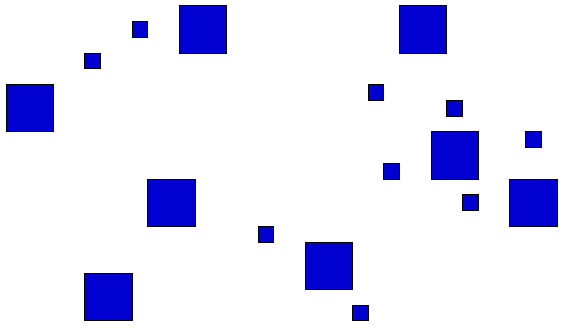
#> input picture git/MC920 - Introdução ao Processamento de Imagem Digital (2022)/Relatórios/4/Códigos/objetos1.png, 563 x 327 px
$ python trabalho4_221519.py
#> lines starting #> are read from the running program, lines starting #| are printed output that depends on the picture; after the words box and inside, x2 and y2 are one past the last pixel; in counts of white or black regions, pixels touching at a corner belong together; long printed decimals are rounded
import cv2
import numpy as np
import matplotlib.pyplot as plt
from skimage.measure import label, regionprops

def contornos(img):
    # Convertendo para níveis de cinza e binarizando
    binaria = cv2.cvtColor(img, cv2.COLOR_BGR2GRAY)
    binaria = np.where(binaria != 255, 0, 255)
    binaria = binaria.astype('uint8')

    # Desenhando contornos
    contours, _ = cv2.findContours(binaria, cv2.RETR_TREE, cv2.CHAIN_APPROX_SIMPLE)
    aux = img.copy()
    cv2.drawContours(img, contours, -1, (0,255,0), 3)
    res = aux - img
    res = np.where(res == 0, 255, res)
    return res, binaria

def metricas(img, binaria):
    # O scikit detecta os objetos de cor branca
    binaria_inv = np.where(binaria == 255, 0, 255)

    # Formatação do texto de enumeração
    font = cv2.FONT_HERSHEY_SIMPLEX
    fontScale = 0.25
    cor = (255, 255, 255)
    espessura = 1

    props = label(binaria_inv)
    properties = regionprops(props)

    p = 0
    m = 0
    g = 0
    # Extraindo medidas
    for i in range(len(properties)):
        area = properties[i].area
        perim = properties[i].perimeter
        solidez = properties[i].solidity
        excentricidade = properties[i].eccentricity

        if area < 1500:
            p += 1
        elif area >= 3000:
            g += 1
        else:
            m += 1
        print("região", str(i) + ": área:", area, "perímetro:", round(perim, 6), "solidez:",
        round(solidez, 6), "excentricidade:", round(excentricidade, 6))

        # Identificação dos objetos por número
        coord = properties[i].centroid
        a = int(coord[1])
        b = int(coord[0])
        tupla = (a, b)
        cv2.putText(img, str(i), tupla, font, fontScale, cor, espessura, cv2.LINE_AA)

    print('')
    print("número de regiões pequenas:", p)
    print("número de regiões médias:", m)
    print("número de regiões grandes:", g)
    print('######')

    return p, m, g

def histograma(p, m, g):
    bins = 0
    if p > 0:
      bins += 1
    if m > 0:
        bins += 1
    if g > 0:
        bins += 1

    list1 = [500] * p
    list2 = [2000] * m
    list3 = [4000] * g
    hist = list1 + list2 + list3

    plt.title("Área dos objetos")
    plt.xlabel("Área")
    plt.ylabel("Número de objetos")
    plt.hist(hist, bins)
    plt.close()

img1 = cv2.imread('objetos1.png')
#> img1 is the input picture: shape (327, 563, 3); mean B, G, R 247.3, 225.6, 225.6
res1, bin = contornos(img1.copy())
#> in contornos, `binaria = np.where(binaria != 255, 0, 255)`: binaria: shape (327, 563) int64; 88.5% white; 17 black regions, largest, box (x1, y1, x2, y2) and area: (179, 5, 227, 54) 2352, (399, 5, 447, 54) 2352, (431, 131, 479, 180) 2352
#> in contornos, `binaria = binaria.astype('uint8')`: binaria: shape (327, 563); 88.5% white; 17 black regions
#> in contornos, `contours, _ = cv2.findContours(binaria, cv2.RETR_TREE, cv2.CHAIN_APPRO..`: contours = 18 contours; largest, box (x1, y1, x2, y2) and area: (0, 0, 563, 327) 183212, (83, 272, 134, 322) 2448, (508, 178, 559, 228) 2448, (146, 178, 197, 228) 2448, (430, 130, 480, 181) 2448
#> in contornos, `cv2.drawContours(img, contours, -1, (0,255,0), 3)`: img: shape (327, 563, 3); 8.61% of pixels changed, all inside (x1, y1, x2, y2) = (0, 0, 563, 327)
p, m, g = metricas(img1, bin)
#> in metricas, `binaria_inv = np.where(binaria == 255, 0, 255)`:
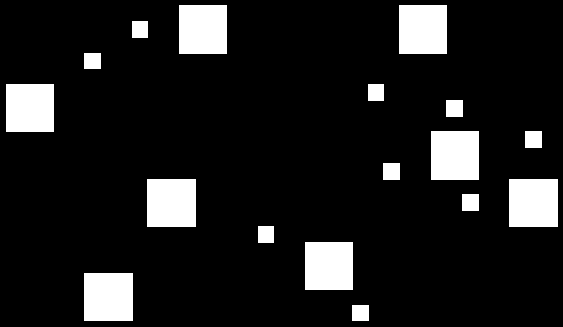
#> binaria_inv: shape (327, 563) int64; 11.5% white; 17 white regions
#> in metricas, `props = label(binaria_inv)`:
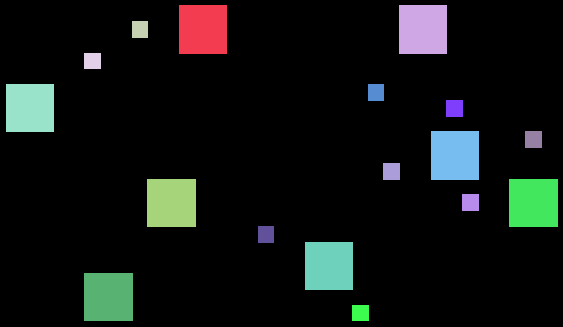
#> props: shape (327, 563) int64; 18 distinct labels, from 0 to 17; one colour per label, 0 black
#> in metricas, `properties = regionprops(props)`: properties = 17 regions; largest, box (x1, y1, x2, y2) and area: (179, 5, 227, 54) 2352, (399, 5, 447, 54) 2352, (431, 131, 479, 180) 2352, (147, 179, 196, 227) 2352, (509, 179, 558, 227) 2352
#> the loop in metricas, `for i in range(len(properties)):` made 17 passes
#> (area, perim, excentricidade, coord, a, b) on passes 1, 2, 3, 4, 5, 6, 8, 11, 12, 14, 15, 16: (2352, 190, 0.201, (29, 202.5), 202, 29), (2352, 190, 0.201, (29, 422.5), 422, 29), (272, 62, 0.339, (29, 139.5), 139, 29), (272, 62, 0.339, (60.5, 92), 92, 60), (2304, 188, 0, (107.5, 29.5), 29, 107), (272, 62, 0.339, (92, 375.5), 375, 92), (2352, 190, 0.201, (155, 454.5), 454, 155), (2352, 190, 0.201, (202.5, 171), 171, 202), (2352, 190, 0.201, (202.5, 533), 533, 202), (272, 62, 0.339, (234, 265.5), 265, 234), (2304, 188, 0, (265.5, 328.5), 328, 265), (2352, 190, 0.201, (296.5, 108), 108, 296)
#> (area, perim, excentricidade, a, b) on passes 7, 9, 10, 13: (289, 64, 0, 454, 108), (289, 64, 0, 533, 139), (289, 64, 0, 391, 171), (289, 64, 0, 470, 202)
#| região 0: área: 2352.0 perímetro: 190.0 solidez: 1.0 excentricidade: 0.201
#| região 1: área: 2352.0 perímetro: 190.0 solidez: 1.0 excentricidade: 0.201
#| região 2: área: 272.0 perímetro: 62.0 solidez: 1.0 excentricidade: 0.3385
#| região 3: área: 272.0 perímetro: 62.0 solidez: 1.0 excentricidade: 0.3385
#| região 4: área: 2304.0 perímetro: 188.0 solidez: 1.0 excentricidade: 0.0
#| região 5: área: 272.0 perímetro: 62.0 solidez: 1.0 excentricidade: 0.3385
#| região 6: área: 289.0 perímetro: 64.0 solidez: 1.0 excentricidade: 0.0
#| região 7: área: 2352.0 perímetro: 190.0 solidez: 1.0 excentricidade: 0.201
#> (further printed lines are left out)
#> after the loop in metricas, `for i in range(len(properties)):`: g = 0; m = 8; p = 9
#| número de regiões pequenas: 9
#| número de regiões médias: 8
#| número de regiões grandes: 0
#> p = 9; m = 8; g = 0
histograma(p, m, g)
#> in histograma, `list1 = [500] * p`: list1 = [500, 500, 500, 500, 500, 500, 500, 500, 500]
#> in histograma, `list2 = [2000] * m`: list2 = [2000, 2000, 2000, 2000, 2000, 2000, 2000, 2000]
#> in histograma, `list3 = [4000] * g`: list3 = []
#> in histograma, `hist = list1 + list2 + list3`: hist = [500, 500, 500, 500, 500, 500, 500, 500, 500, 2000, 2000, 2000, 2000, 2000, 2000, 2000, 2000]
cv2.imwrite("binarizada1.png", bin)
cv2.imwrite("contorno1.png", res1)
cv2.imwrite("numerada1.png", img1)

img2 = cv2.imread('objetos3.png')
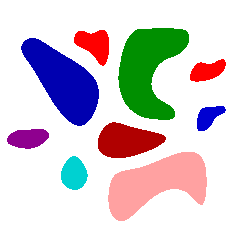
#> input picture git/MC920 - Introdução ao Processamento de Imagem Digital (2022)/Relatórios/4/Códigos/objetos3.png, 238 x 238 px
#> img2 is the input picture: shape (238, 238, 3); mean B, G, R 209.9, 205.5, 212.4
res2, bin = contornos(img2.copy())
#> in contornos (call 2), `binaria = np.where(binaria != 255, 0, 255)`:
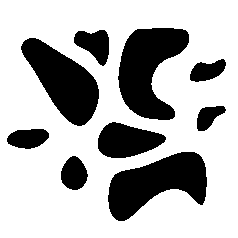
#> binaria: shape (238, 238) int64; 71.3% white; 9 black regions, largest, box (x1, y1, x2, y2) and area: (118, 28, 189, 120) 3969, (108, 152, 207, 221) 3934, (21, 38, 99, 126) 3584
#> in contornos (call 2), `binaria = binaria.astype('uint8')`: binaria: shape (238, 238); 71.3% white; 9 black regions
#> in contornos (call 2), `contours, _ = cv2.findContours(binaria, cv2.RETR_TREE, cv2.CHAIN_APPRO..`: contours = 10 contours; largest, box (x1, y1, x2, y2) and area: (0, 0, 238, 238) 56169, (117, 27, 190, 121) 4107, (107, 151, 208, 222) 4067, (20, 37, 100, 127) 3690, (97, 121, 167, 159) 1762
#> in contornos (call 2), `cv2.drawContours(img, contours, -1, (0,255,0), 3)`: img: shape (238, 238, 3); 17.13% of pixels changed, all inside (x1, y1, x2, y2) = (0, 0, 238, 238)
#> in contornos (call 2), `res = np.where(res == 0, 255, res)`:
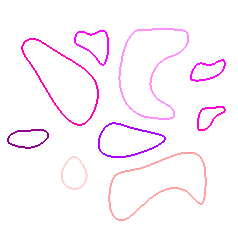
#> res: shape (238, 238, 3); mean B, G, R 252.9, 246.6, 254.2
p, m, g = metricas(img2, bin)
#> in metricas (call 2), `binaria_inv = np.where(binaria == 255, 0, 255)`: binaria_inv: shape (238, 238) int64; 28.7% white; 9 white regions
#> in metricas (call 2), `font = cv2.FONT_HERSHEY_SIMPLEX`: font = 0
#> in metricas (call 2), `props = label(binaria_inv)`:
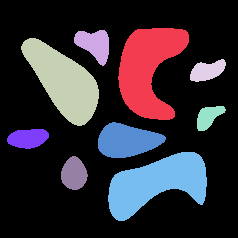
#> props: shape (238, 238) int64; 10 distinct labels, from 0 to 9; one colour per label, 0 black
#> in metricas (call 2), `properties = regionprops(props)`: properties = 9 regions; largest, box (x1, y1, x2, y2) and area: (118, 28, 189, 120) 3969, (108, 152, 207, 221) 3934, (21, 38, 99, 126) 3584, (98, 122, 166, 158) 1684, (74, 30, 109, 66) 791
#> the loop in metricas (call 2), `for i in range(len(properties)):` made 9 passes
#> (area, perim, solidez, excentricidade, m, coord, a, b) on pass 6: (1684, 174.1, 0.967, 0.868, 1, (140.4, 126.6), 126, 140)
#> (area, perim, solidez, excentricidade, coord, a, b) on passes 1, 2, 3, 4, 5, 7: (3969, 313.8, 0.747, 0.816, (68.51, 147.8), 147, 68), (791, 120, 0.896, 0.741, (43.97, 94.1), 94, 43), (3584, 259.5, 0.976, 0.898, (80.95, 63.04), 63, 80), (540, 99.25, 0.902, 0.89, (70.46, 206.9), 206, 70), (438, 88.77, 0.909, 0.856, (116.4, 208.1), 208, 116), (642, 103, 0.963, 0.89, (137.9, 27.62), 27, 137)
#| região 0: área: 3969.0 perímetro: 313.765 solidez: 0.7466 excentricidade: 0.8164
#| região 1: área: 791.0 perímetro: 119.983 solidez: 0.8958 excentricidade: 0.7411
#| região 2: área: 3584.0 perímetro: 259.463 solidez: 0.9755 excentricidade: 0.8981
#| região 3: área: 540.0 perímetro: 99.255 solidez: 0.9015 excentricidade: 0.8896
#| região 4: área: 438.0 perímetro: 88.770 solidez: 0.9087 excentricidade: 0.8559
#| região 5: área: 1684.0 perímetro: 174.125 solidez: 0.9673 excentricidade: 0.8682
#| região 6: área: 642.0 perímetro: 103.012 solidez: 0.9625 excentricidade: 0.8902
#| região 7: área: 3934.0 perímetro: 305.421 solidez: 0.7732 excentricidade: 0.911
#> (further printed lines are left out)
#> after the loop in metricas (call 2), `for i in range(len(properties)):`: g = 3; m = 1; p = 5
#| número de regiões pequenas: 5
#| número de regiões médias: 1
#| número de regiões grandes: 3
#> p = 5; m = 1; g = 3
histograma(p, m, g)
#> call 2 of histograma, with p = 5, m = 1, g = 3
#> in histograma (call 2), `list1 = [500] * p`: list1 = [500, 500, 500, 500, 500]
#> in histograma (call 2), `list2 = [2000] * m`: list2 = [2000]
#> in histograma (call 2), `list3 = [4000] * g`: list3 = [4000, 4000, 4000]
#> in histograma (call 2), `hist = list1 + list2 + list3`: hist = [500, 500, 500, 500, 500, 2000, 4000, 4000, 4000]
#> in histograma (call 2), `plt.close()`:
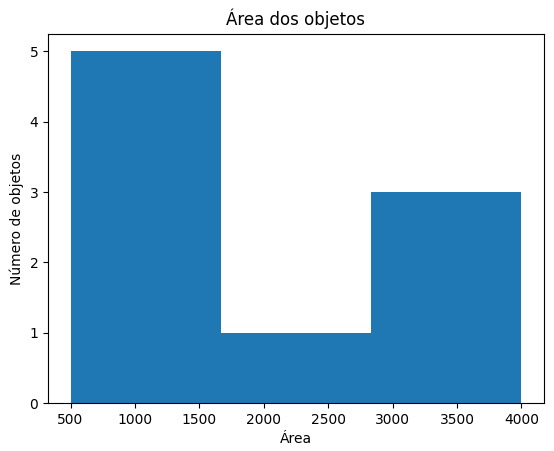
#> figure drawn by matplotlib, 1 panel; tallest bar 5 high, from x = 500 to 1666.7
cv2.imwrite("binarizada2.png", bin)
cv2.imwrite("contorno2.png", res2)
cv2.imwrite("numerada2.png", img2)
